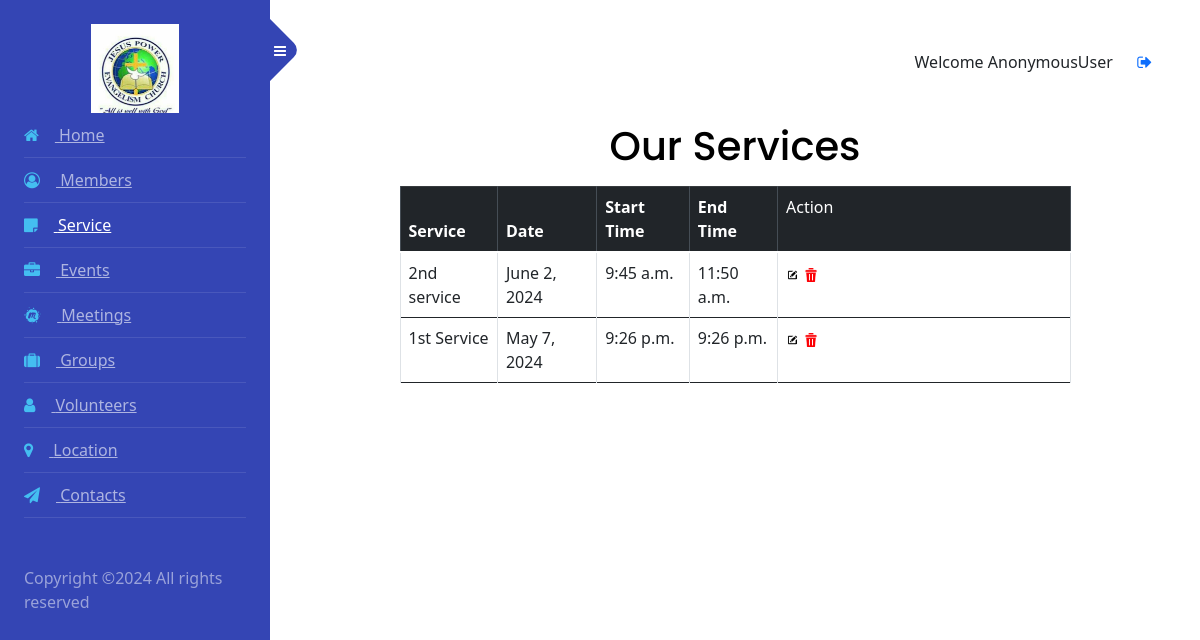
Before: /events/services/ with the older database file.
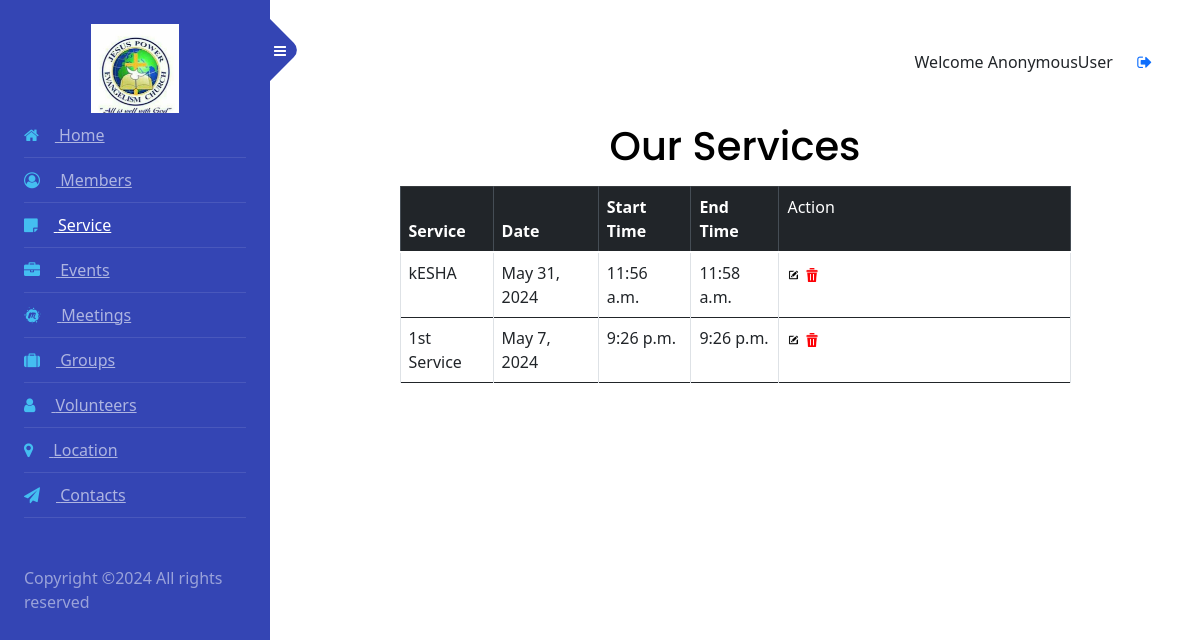
After: the same page with the newer database file.
### events/models.py (models this page shows)
class Service(models.Model):
    name = models.CharField(max_length=100)
    date = models.DateField()
    start_time = models.TimeField()
    end_time = models.TimeField()

### events/views.py (the view)
# urls.py: path('services/', views.service_list, name='service_list'),
def service_list(request):
    services = Service.objects.all().order_by('-id')
    return render(request, 'events/service_list.html', {'services': services})

### events/templates/events/service_list.html (shortened to what this page needs)
{% extends "admin-sidebar.html" %}
{% load static %}
{% block content %}
<link rel="stylesheet" href="{% static 'css/styles.css' %}">
<link href="https://cdn.jsdelivr.net/npm/bootstrap@5.0.2/dist/css/bootstrap.min.css" rel="stylesheet"
>
</head>
<body>
    <div class="container-fluid">
    <div class="row justify-content-center">
        <div class="col-md-10">
            <h1 class="text-center mt-5">Our Services</h1>
            <div class="table-responsive">
                <table class="table table-hover table-bordered">
                    <thead class="table-dark">
                    <tr>
                        <th>Service</th>
                        <th>Date</th>
                        <th>Start Time</th>
                        <th>End Time</th>
                        <td>Action</td>
                    </tr>
                    </thead>
                    <tbody>
                    {% for service in services %}
                        <tr>
                            <td>{{ service.name }}</td>
                            <td>{{ service.date }}</td>
                            <td>{{ service.start_time }}</td>
                            <td>{{ service.end_time }}</td>
                            <td>
                                <a href="{% url 'edit_service' service.id %}" ><img src="{% static 'images/edit.jpeg' %}" alt="Edit" class="resized-image"></a>
                                <a href="{% url 'delete_service' service.id %}"><img src="{% static 'images/delete.png' %}" alt="Delete" class="resized-image"></a>
                            </td>
                        </tr>
                    {% endfor %}
                    </tbody>
                </table>
            </div>
        </div>
    </div>
</body>
{% endblock %}

Changed rows visible on the page:
removed Service: name "2nd service", date "June 2, 2024", start_time "9:45 a.m.", end_time "11:50 a.m."
added Service: name "kESHA", date "May 31, 2024", start_time "11:56 a.m.", end_time "11:58 a.m."
